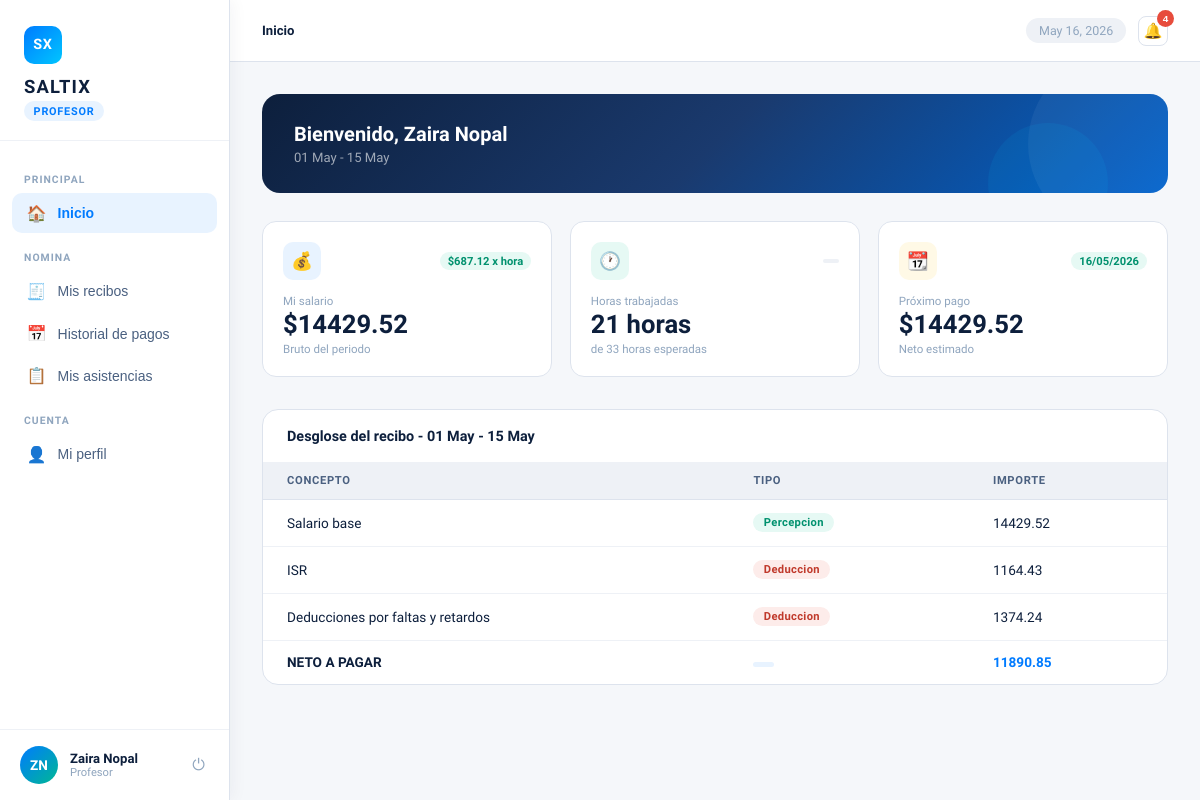
Screenshot of /profesores/ (signed in) with the database file from the repository.
### users/models.py (models this page shows, shortened)
class Usuario(AbstractBaseUser, PermissionsMixin):
    email = models.EmailField(max_length=254, unique=True)
    nombre = models.CharField(max_length=50, blank=False, null=False)
    apellido = models.CharField(max_length=50, blank=False, null=False)
    is_active = models.BooleanField(default=True)
    is_staff = models.BooleanField(default=False)
    date_joined = models.DateTimeField(default=timezone.now)
    last_login = models.DateTimeField(null=True, blank=True)
    rol_id = models.ForeignKey('Rol', on_delete=models.PROTECT, null=True, blank=True, related_name='users')
    objects = UsuarioManager()
    USERNAME_FIELD = "email"
    REQUIRED_FIELDS = ["nombre", "apellido"]
    def get_full_name(self):
        return f"{self.nombre} {self.apellido}"

class Rol(models.Model):
    nombre = models.CharField(max_length=50, blank=False, null=False)
    descripcion = models.TextField(max_length=1000, blank=True, null=True)

### Contabilidad/models.py (models this page shows, shortened)
class Nomina(models.Model):
    ESTADOS = [
        ("pendiente", "Pendiente"),
        ("procesando", "Procesando"),
        ("cerrada", "Cerrada"),
        ("pagada", "Pagada"),
    ]
    profesor = models.ForeignKey("Profesores.Profesor", on_delete=models.PROTECT)
    periodo = models.ForeignKey("Periodo", on_delete=models.PROTECT)
    horas_trabajadas = models.DecimalField(max_digits=8, decimal_places=2, default=0)
    faltas = models.PositiveIntegerField(default=0)
    retardos = models.PositiveIntegerField(default=0)
    faltas_equivalentes = models.PositiveIntegerField(default=0)
    total_bruto = models.DecimalField(max_digits=12, decimal_places=4)
    total_percepciones = models.DecimalField(max_digits=12, decimal_places=4)
    total_impuestos = models.DecimalField(max_digits=12, decimal_places=4)
    total_deducciones = models.DecimalField(max_digits=12, decimal_places=4)
    total_neto = models.DecimalField(max_digits=12, decimal_places=4)
    fecha_de_generacion = models.DateTimeField(auto_now_add=True)
    fecha_actualizacion = models.DateTimeField(auto_now=True)
    estado = models.CharField(max_length=20, choices=ESTADOS, default="procesando")
    class Meta:
        constraints = [
            models.UniqueConstraint(
                fields=["profesor", "periodo"],
                name="unique_nomina_profesor_periodo",
            ),
        ]
        indexes = [
            models.Index(fields=["periodo", "estado"]),
            models.Index(fields=["profesor", "periodo"]),
        ]

### Profesores/views.py (the view, shortened to what this page needs)
# urls.py: path("", views.dashboard, name="contabilidad_dashboard"),
@login_required
@requiere_rol("Profesor")
def dashboard(request):
    profesor = (
        Profesor.objects
        .select_related("usuario")
        .get(usuario_id=request.user.id)
    )
    context = get_dashboard_context(
        profesor=profesor,
        request=request,
    )
    return render(request, "Profesores/dashboard.html", context)

### Contabilidad/models.py (called while the page is built)
    def display_label(self):
        return f"{self.fecha_inicio.strftime('%d %B')} - {self.fecha_fin.strftime('%d %B')}"

### Contabilidad/utils.py (called while the page is built)
def get_periodo_activo():
    return Periodo.objects.filter(estado="ABIERTO").order_by("-fecha_inicio", "-id").first()

def horas_de_clase(horario):
    inicio = datetime.combine(date.today(), horario.hora_inicio)
    fin = datetime.combine(date.today(), horario.hora_fin)
    return Decimal(str(max((fin - inicio).total_seconds() / 3600, 0)))

def horas_de_asistencia(asistencia):
    if not asistencia.hora_salida:
        return Decimal("0")
    inicio = datetime.combine(date.today(), asistencia.hora_entrada)
    fin = datetime.combine(date.today(), asistencia.hora_salida)
    return Decimal(str(max((fin - inicio).total_seconds() / 3600, 0)))

def total_horas_periodo(profesor_id, periodo=None):
    periodo = periodo or get_periodo_activo()
    if periodo is None:
        return Decimal("0")
    horarios = Horario.objects.filter(profesor_id=profesor_id, activo=True)
    total = Decimal("0")
    fecha = periodo.fecha_inicio
    while fecha <= periodo.fecha_fin:
        dia = DIAS[fecha.weekday()]
        for horario in horarios.filter(dia_semana=dia):
            total += horas_de_clase(horario)
        fecha += timedelta(days=1)
    return total.quantize(Decimal("0.01"))

def get_asistencias_periodo(profesor_id, periodo=None):
    periodo = periodo or get_periodo_activo()
    if periodo is None:
        return Asistencia.objects.none()
    return Asistencia.objects.filter(
        profesor_id=profesor_id,
        fecha__range=(periodo.fecha_inicio, periodo.fecha_fin),
    ).exclude(tipo_registro="COMPENSATORIA")

def get_compensatorias_periodo(profesor_id, periodo=None):
    periodo = periodo or get_periodo_activo()
    if periodo is None:
        return Asistencia.objects.none()
    return Asistencia.objects.filter(
        profesor_id=profesor_id,
        fecha__range=(periodo.fecha_inicio, periodo.fecha_fin),
        tipo_registro="COMPENSATORIA",
    )

def get_incidencias_aprobadas_ids(asistencias):
    return set(
        Incidencia.objects.filter(asistencia__in=asistencias, estado="APROBADA")
        .values_list("asistencia_id", flat=True)
    )

def asistencia_justificada(asistencia, aprobadas_ids):
    return asistencia.justificada or asistencia.estado == "JUSTIFICADA" or asistencia.id in aprobadas_ids

def get_horas_trabajadas(profesor_id):
    return calcular_horas_profesor(profesor_id)

### Profesores/templates/Profesores/dashboard.html (shortened to what this page needs)
{% extends "core/layout.html" %}
{% load my_filters %}
{% load static %}
{% block page_css %}
<link rel="stylesheet" href="{% static 'css/dashboard_base.css' %}">
<link rel="stylesheet" href="{% static 'css/dashboard_profesor.css' %}">
{% endblock %}
{% block topbar %}
<header class="topbar">
    <div class="topbar-left">
        <div class="breadcrumb" id="breadcrumb">
        </div>
    </div>
    <div class="topbar-actions">
        <div class="topbar-date">{{ fecha_actual }}</div>
        {% include "Notifications/partials/bell.html" %}
    </div>
</header>
{% endblock %}
{% block content %}
    <div class="page active" id="page-inicio">
        <div class="welcome-banner">
            <div class="welcome-text">
                <h2>Bienvenido, {{ nombrep }}</h2>
                <p>{{ periodo_actual }}</p>
            </div>
        </div>
        <div class="cards-grid">
            <div class="card">
                <div class="card-top">
                    <div class="card-icon-wrap icon-blue">💰</div>
                    <span class="card-trend trend-up">{{ pagoxhora }} x hora</span>
                </div>
                <div class="card-label">Mi salario</div>
                <div class="card-value">${{ salario_bruto|floatformat:2 }}</div>
                <div class="card-sub">Bruto del periodo</div>
            </div>
            <div class="card">
                <div class="card-top">
                    <div class="card-icon-wrap icon-green">🕐</div>
                    <span class="card-trend trend-same">{{ horas_trend_label }}</span>
                </div>
                <div class="card-label">Horas trabajadas</div>
                <div class="card-value">{{ horas_trabajadas }}</div>
                <div class="card-sub">de {{ horas_esperadas }} esperadas</div>
            </div>
            <div class="card">
                <div class="card-top">
                    <div class="card-icon-wrap icon-yellow">📆</div>
                    <span class="card-trend trend-up">{{ proximo_pago_fecha }}</span>
                </div>
                <div class="card-label">Próximo pago</div>
                <div class="card-value">${{ salario_neto|floatformat:2 }}</div>
                <div class="card-sub">Neto estimado</div>
            </div>
        </div>
        <div class="table-wrap">
            <div class="table-header">
                <h3>Desglose del recibo - {{ periodo_actual }}</h3>
            </div>
            <table>
                <thead>
                    <tr>
                        <th>Concepto</th>
                        <th>Tipo</th>
                        <th>Importe</th>
                    </tr>
                </thead>
                <tbody>
                {% for item in recibo_detalle %}
                    <tr>
                        {% if item.tipo_clase == 'neto' %}
                            <td style="font-weight:1000">{{ item.concepto }}</td>
                        {% else %}
                            <td>{{ item.concepto }}</td>
                        {% endif %}
                        <td><span class="pill {{ item.tipo_clase }}">{{ item.tipo_label|title }}</span></td>
                        {% if item.tipo_clase == 'neto' %}
                            <td style="color:var(--accent); font-weight:1000">{{ item.importe|floatformat:2 }}</td>
                        {% else %}
                            <td>{{ item.importe|floatformat:2 }}</td>
                        {% endif %}
                    </tr>
                {% empty %}
                    <tr><td colspan="3">Sin conceptos registrados.</td></tr>
                {% endfor %}
                </tbody>
            </table>
        </div>
    </div>
</div>
</div>
{% endblock %}

### core/templates/core/layout.html (shortened to what this page needs)
{% load static %}
<!DOCTYPE html>
<html lang="es">
<head>
  {% block page_css %}{% endblock %}
  <link rel="stylesheet" href="{% static 'Notifications/css/notifications.css' %}">
</head>
<body>
  {% if user.is_authenticated %}
    {% with role=user.rol_id.nombre|default:""|lower %}
      {% if role == "jefatura" %}
        <aside class="sidebar" id="sidebar">
          <div class="sidebar-logo">
            <div class="logo-mark">SX</div>
            <h1>SALTIX</h1>
            <span class="role-tag">Panel de Jefatura</span>
          </div>
          <nav>
            <button class="nav-item active" onclick="showPage('equipo', this)">
              <span class="icon">&#x1F465;</span> Mi equipo
            </button>
            <button class="nav-item" onclick="showPage('asistencia', this)">
              <span class="icon">&#x1F550;</span> Asistencia
            </button>
            <button class="nav-item" onclick="showPage('solicitudes', this)">
              <span class="icon">&#x1F4CB;</span> Solicitudes
              <span class="badge" id="badge-sol" style="position:relative;top:0;right:0;margin-left:auto;background:#e74c3c;color:#fff;border-radius:999px;padding:1px 7px;font-size:0.68rem;">{{ solicitudes_pendientes_total }}</span>
            </button>
            <button class="nav-item" onclick="showPage('reportes', this)">
              <span class="icon">&#x1F4CA;</span> Reportes
            </button>
          </nav>
          <div class="sidebar-profile">
            <div class="avatar">{{ user.nombre|default:"U"|slice:":1" }}{{ user.apellido|default:""|slice:":1" }}</div>
            <div class="profile-info">
              <div class="profile-name">{{ user.nombre }} {{ user.apellido }}</div>
              <div class="profile-role">{{ user.rol_id.nombre|default:"" }}</div>
            </div>
            <form action="{% url 'logout' %}" method="post" class="logout-form">
              {% csrf_token %}
              <button class="logout-btn" type="submit" title="Cerrar sesion">&#x23FB;</button>
            </form>
          </div>
        </aside>
      {% elif role == "profesor"%}
        <aside class="sidebar" id="sidebar">
          <div class="sidebar-logo">
            <div class="logo-mark">SX</div>
            <h1>SALTIX</h1>
            <span class="role-tag">Profesor</span>
          </div>
          <nav>
            <div class="nav-label">Principal</div>
            <button class="nav-item active" onclick="showPage('inicio',this)">
              <span class="icon">&#x1F3E0;</span>
              Inicio
            </button>
            <div class="nav-label">Nomina</div>
            <button class="nav-item" onclick="showPage('recibos',this)">
              <span class="icon">&#x1F9FE;</span>
              Mis recibos
            </button>
            <button class="nav-item" onclick="showPage('historial',this)">
              <span class="icon">&#x1F4C5;</span>
              Historial de pagos
            </button>
            <button class="nav-item" onclick="showPage('asistencias',this)">
              <span class="icon">&#x1F4CB;</span>
              Mis asistencias
            </button>
            <div class="nav-label">Cuenta</div>
            <button class="nav-item" onclick="showPage('perfil',this)">
              <span class="icon">&#x1F464;</span>
              Mi perfil
            </button>
          </nav>
          <div class="sidebar-profile">
            <div class="avatar">{{ user.nombre|default:"U"|slice:":1" }}{{ user.apellido|default:""|slice:":1" }}</div>
            <div class="profile-info">
              <div class="profile-name">{{ user.nombre }} {{ user.apellido }}</div>
              <div class="profile-role">{{ user.rol_id.nombre|default:"" }}</div>
            </div>
            <form action="{% url 'logout' %}" method="post" class="logout-form">
              <button class="logout-btn" type="submit" title="Cerrar sesion">&#x23FB;</button>
            </form>
          </div>
        </aside>
      {% endif %}
    {% endwith %}
  {% endif %}
  <div class="main">
    {% block topbar %}{% endblock %}
    <div class="content">
      {% block content %}{% endblock %}
</body>
</html>

### Notifications/static/Notifications/css/notifications.css (style rules this page uses)
.topbar-actions { display: flex; align-items: center; gap: .75rem; }

### rows the page displays
Usuario: nombre "Z", apellido "N", nombre "Zaira", apellido "Nopal", rol_id.nombre "Profesor"
Nomina: importe "14429.52" "1164.43" "1374.24", importe "11890.85"

### other values shown
{{ fecha_actual }} "May 16, 2026"
{{ notification_unread_count }} "4"
{{ nombrep }} "Zaira Nopal"
{{ periodo_actual }} "01 May - 15 May"
{{ pagoxhora }} "$687.12"
{{ salario_bruto|floatformat:2 }} "14429.52"
{{ horas_trabajadas }} "21 horas"
{{ horas_esperadas }} "33 horas"
{{ proximo_pago_fecha }} "16/05/2026"
{{ salario_neto|floatformat:2 }} "14429.52"
{{ item.concepto }} "Salario base" "ISR" "Deducciones por faltas y retardos"
{{ item.tipo_label|title }} "Percepcion" "Deduccion" "Deduccion"
{{ item.concepto }} "NETO A PAGAR"
